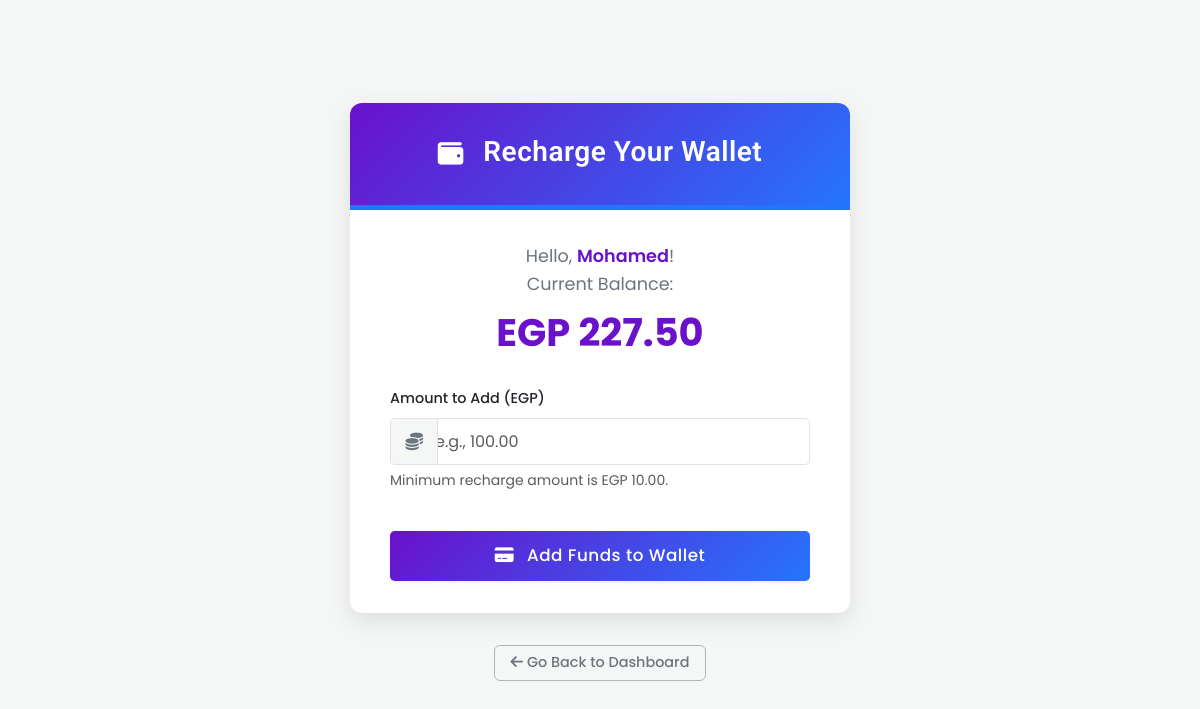
/views/User/recharge.php (signed in), run on an earlier commit of the app's database.
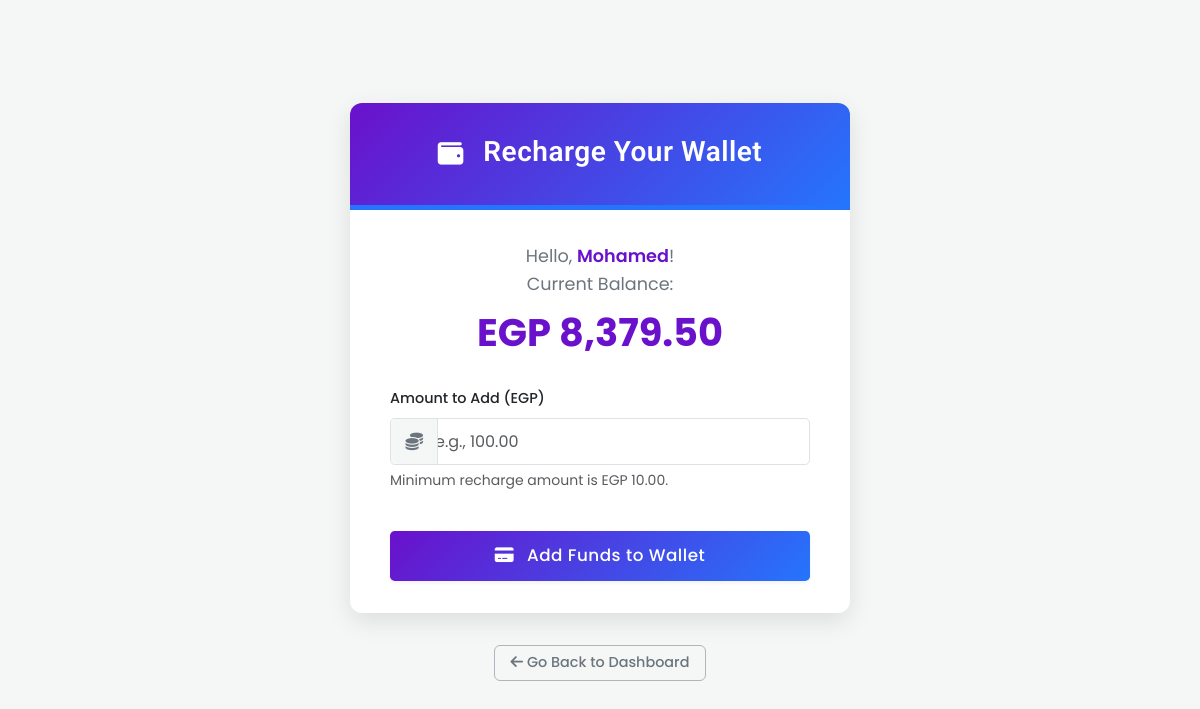
And on a later commit of the database.
### tables this page shows
CREATE TABLE `users` (
  `user_id` int(11) NOT NULL,
  `username` varchar(100) DEFAULT NULL,
  `email` varchar(100) DEFAULT NULL,
  `password` varchar(255) DEFAULT NULL,
  `balance` decimal(10,2) DEFAULT 0.00,
  `last_recharge_date` date DEFAULT NULL,
  `roleid` int(11) NOT NULL,
  `role` varchar(20) NOT NULL DEFAULT 'user',
  `created_at` timestamp NOT NULL DEFAULT current_timestamp(),
  `updated_at` timestamp NOT NULL DEFAULT current_timestamp() ON UPDATE current_timestamp()
);

### models/User.php (called while the page is built, shortened)
<?php
class User
{
    private PDO $conn;
    private string $table_name = "users";
    public function __construct(DBController|PDO $db)
    {
        if ($db instanceof DBController) {
            $conn = $db->getConnection();
            if (!$conn instanceof PDO) {
                throw new InvalidArgumentException("DBController did not provide a valid PDO connection to User model.");
            }
            $this->conn = $conn;
        } elseif ($db instanceof PDO) {
            $this->conn = $db;
        } else {
            throw new InvalidArgumentException("User model requires a PDO connection or a DBController that provides one.");
        }
    }
    public function getUserById(int $id): bool
    {
        $query = "SELECT * FROM " . $this->table_name . " WHERE user_id = ? LIMIT 1";
        try {
            $stmt = $this->conn->prepare($query);
            $stmt->bindParam(1, $id, PDO::PARAM_INT);
            $stmt->execute();
            $row = $stmt->fetch(PDO::FETCH_ASSOC);
            if ($row) {
                $this->name = $row['username'];
                $this->balance = (float)$row['balance'];
                return true;
            }
            return false;
        } catch (PDOException $e) {
            error_log("User::getUserById - PDOException: " . $e->getMessage() . " for UserID: " . $id);
            return false;
        }
    }
}

### views/User/recharge.php (the view, shortened to what this page needs)
<?php
require_once __DIR__ . '/../../models/User.php';
$message_type = '';
$current_balance_display = 0.00;
$user_name_display = 'User';
$userId_from_session = $_SESSION['user_id'];
try {
    $dbController = DBController::getInstance();
    $pdo_connection = $dbController->getConnection();
    $userModelInstance = new User($pdo_connection);
    if ($userModelInstance->getUserById($userId_from_session)) {
        $current_balance_display = (float)$userModelInstance->balance;
        $user_name_display = htmlspecialchars($userModelInstance->name ?? 'User');
    } else {
        throw new Exception("Could not retrieve your user details. Error: " . ($userModelInstance->getLastError() ?: 'User not found.'));
    }
} catch (Exception $e) {
    error_log("Recharge Page Error (Setup): " . $e->getMessage());
    $message = "An error occurred loading your information: " . $e->getMessage();
    $message_type = 'error';
}
?>
<!DOCTYPE html>
<html lang="en">
<head>
    <link href="../public/assets/css/bootstrap.css" rel="stylesheet">
    <link href="https://cdnjs.cloudflare.com/ajax/libs/font-awesome/6.4.0/css/all.min.css" rel="stylesheet">
</head>
<body class="recharge-page-body">
    <div class="recharge-wrapper">
        <div class="recharge-container">
            <div class="page-header-recharge">
                <h1><i class="fas fa-wallet"></i> Recharge Your Wallet</h1>
            </div>
            <div class="recharge-content">
                <p class="balance-info">
                    Hello, <span class="user-name"><?= $user_name_display ?></span>!
                    <br>Current Balance:
                    <strong>EGP <?= number_format($current_balance_display, 2) ?></strong>
                </p>
                <?php if ($message_type !== 'success'): ?>
                    <form method="POST" action="">
                        <div class="mb-3">
                            <label for="recharge_amount" class="form-label">Amount to Add (EGP)</label>
                            <div class="position-relative input-group-recharge">
                                <span class="input-group-icon"><i class="fas fa-coins"></i></span>
                                <input type="number" class="form-control" id="recharge_amount" name="recharge_amount"
                                    min="10" step="0.01" placeholder="e.g., 100.00" required>
                            </div>
                            <small class="form-text text-muted d-block text-start mt-1">Minimum recharge amount is EGP 10.00.</small>
                        </div>
                        <button type="submit" name="submit_recharge_user" class="btn btn-recharge-submit">
                            <i class="fas fa-credit-card"></i> Add Funds to Wallet
                        </button>
                    </form>
                <?php endif; ?>
            </div>
        </div>
        <div class="back-link-container text-center">
            <a href="../Dashboard/index.php" class="back-link btn btn-outline-secondary">
                <i class="fas fa-arrow-left"></i> Go Back to Dashboard
            </a>
        </div>
    </div>
</body>
</html>

What changed in the data, as far as the page shows it:
changed users "Mohamed": balance "227.50" → "8,379.50"
